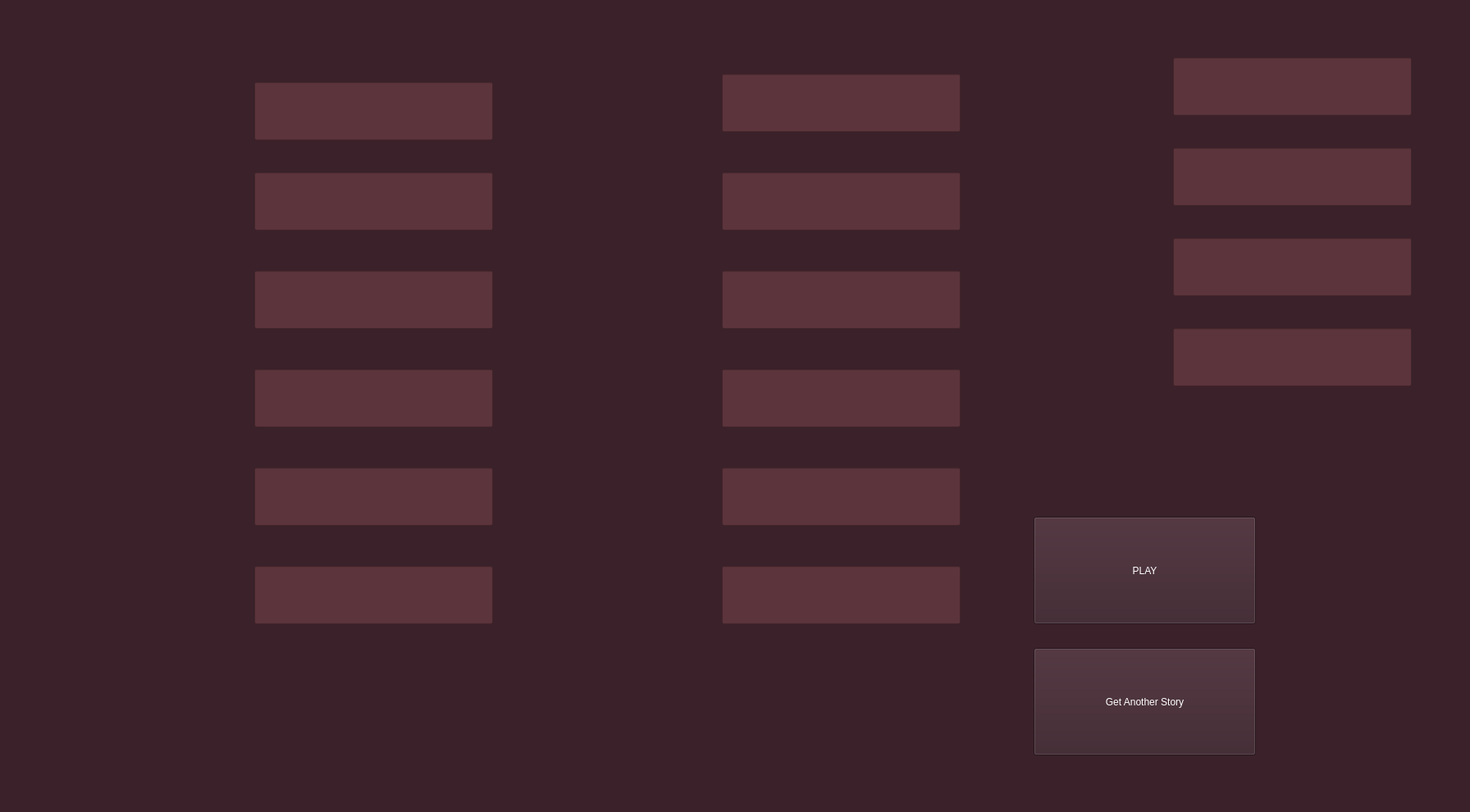
<?xml version="1.0" encoding="UTF-8"?>
<ui version="4.0">
 <class>MainWindow</class>
 <widget class="QMainWindow" name="MainWindow">
  <property name="geometry">
   <rect>
    <x>0</x>
    <y>0</y>
    <width>1792</width>
    <height>990</height>
   </rect>
  </property>
  <property name="windowTitle">
   <string>MainWindow</string>
  </property>
  <property name="styleSheet">
   <string notr="true">background-color: rgb(58, 33, 42);
color: rgb(255, 255, 255);</string>
  </property>
  <widget class="QWidget" name="centralwidget">
   <widget class="QLineEdit" name="submission_1">
    <property name="geometry">
     <rect>
      <x>310</x>
      <y>100</y>
      <width>291</width>
      <height>71</height>
     </rect>
    </property>
    <property name="styleSheet">
     <string notr="true">background-color: rgb(92, 52, 60);
font: 24pt &quot;Avenir Next Condensed&quot;;
</string>
    </property>
    <property name="text">
     <string/>
    </property>
   </widget>
   <widget class="QLabel" name="typeOfWord_1">
    <property name="geometry">
     <rect>
      <x>70</x>
      <y>90</y>
      <width>221</width>
      <height>61</height>
     </rect>
    </property>
    <property name="styleSheet">
     <string notr="true">font: 35pt &quot;Avenir Next Condensed&quot;;
color: rgb(255, 255, 255);</string>
    </property>
    <property name="text">
     <string/>
    </property>
   </widget>
   <widget class="QLineEdit" name="submission_2">
    <property name="geometry">
     <rect>
      <x>310</x>
      <y>210</y>
      <width>291</width>
      <height>71</height>
     </rect>
    </property>
    <property name="styleSheet">
     <string notr="true">background-color: rgb(92, 52, 60);
font: 24pt &quot;Avenir Next Condensed&quot;;
</string>
    </property>
    <property name="text">
     <string/>
    </property>
    <property name="frame">
     <bool>true</bool>
    </property>
   </widget>
   <widget class="QLabel" name="typeOfWord_2">
    <property name="geometry">
     <rect>
      <x>70</x>
      <y>210</y>
      <width>221</width>
      <height>61</height>
     </rect>
    </property>
    <property name="styleSheet">
     <string notr="true">font: 35pt &quot;Avenir Next Condensed&quot;;
color: rgb(255, 255, 255);</string>
    </property>
    <property name="text">
     <string/>
    </property>
   </widget>
   <widget class="QLineEdit" name="submission_3">
    <property name="geometry">
     <rect>
      <x>310</x>
      <y>330</y>
      <width>291</width>
      <height>71</height>
     </rect>
    </property>
    <property name="styleSheet">
     <string notr="true">background-color: rgb(92, 52, 60);
font: 24pt &quot;Avenir Next Condensed&quot;;
border-color: rgb(255, 255, 255);</string>
    </property>
    <property name="text">
     <string/>
    </property>
   </widget>
   <widget class="QLabel" name="typeOfWord_3">
    <property name="geometry">
     <rect>
      <x>70</x>
      <y>330</y>
      <width>221</width>
      <height>61</height>
     </rect>
    </property>
    <property name="styleSheet">
     <string notr="true">font: 35pt &quot;Avenir Next Condensed&quot;;
color: rgb(255, 255, 255);</string>
    </property>
    <property name="text">
     <string/>
    </property>
   </widget>
   <widget class="QLineEdit" name="submission_4">
    <property name="geometry">
     <rect>
      <x>310</x>
      <y>450</y>
      <width>291</width>
      <height>71</height>
     </rect>
    </property>
    <property name="styleSheet">
     <string notr="true">background-color: rgb(92, 52, 60);
font: 24pt &quot;Avenir Next Condensed&quot;;
border-color: rgb(255, 255, 255);</string>
    </property>
    <property name="text">
     <string/>
    </property>
   </widget>
   <widget class="QLabel" name="typeOfWord_4">
    <property name="geometry">
     <rect>
      <x>70</x>
      <y>450</y>
      <width>221</width>
      <height>61</height>
     </rect>
    </property>
    <property name="styleSheet">
     <string notr="true">font: 35pt &quot;Avenir Next Condensed&quot;;
color: rgb(255, 255, 255);</string>
    </property>
    <property name="text">
     <string/>
    </property>
   </widget>
   <widget class="QLineEdit" name="submission_5">
    <property name="geometry">
     <rect>
      <x>310</x>
      <y>570</y>
      <width>291</width>
      <height>71</height>
     </rect>
    </property>
    <property name="styleSheet">
     <string notr="true">background-color: rgb(92, 52, 60);
font: 24pt &quot;Avenir Next Condensed&quot;;
</string>
    </property>
    <property name="text">
     <string/>
    </property>
   </widget>
   <widget class="QLabel" name="typeOfWord_5">
    <property name="geometry">
     <rect>
      <x>70</x>
      <y>570</y>
      <width>221</width>
      <height>61</height>
     </rect>
    </property>
    <property name="styleSheet">
     <string notr="true">font: 35pt &quot;Avenir Next Condensed&quot;;
color: rgb(255, 255, 255);</string>
    </property>
    <property name="text">
     <string/>
    </property>
   </widget>
   <widget class="QLineEdit" name="submission_6">
    <property name="geometry">
     <rect>
      <x>310</x>
      <y>690</y>
      <width>291</width>
      <height>71</height>
     </rect>
    </property>
    <property name="styleSheet">
     <string notr="true">background-color: rgb(92, 52, 60);
font: 24pt &quot;Avenir Next Condensed&quot;;
</string>
    </property>
    <property name="text">
     <string/>
    </property>
   </widget>
   <widget class="QLabel" name="typeOfWord_6">
    <property name="geometry">
     <rect>
      <x>70</x>
      <y>690</y>
      <width>221</width>
      <height>61</height>
     </rect>
    </property>
    <property name="styleSheet">
     <string notr="true">font: 35pt &quot;Avenir Next Condensed&quot;;
color: rgb(255, 255, 255);</string>
    </property>
    <property name="text">
     <string/>
    </property>
   </widget>
   <widget class="QLineEdit" name="submission_7">
    <property name="geometry">
     <rect>
      <x>880</x>
      <y>90</y>
      <width>291</width>
      <height>71</height>
     </rect>
    </property>
    <property name="styleSheet">
     <string notr="true">background-color: rgb(92, 52, 60);
font: 24pt &quot;Avenir Next Condensed&quot;;
</string>
    </property>
    <property name="text">
     <string/>
    </property>
   </widget>
   <widget class="QLabel" name="typeOfWord_7">
    <property name="geometry">
     <rect>
      <x>640</x>
      <y>90</y>
      <width>221</width>
      <height>61</height>
     </rect>
    </property>
    <property name="styleSheet">
     <string notr="true">font: 35pt &quot;Avenir Next Condensed&quot;;
color: rgb(255, 255, 255);</string>
    </property>
    <property name="text">
     <string/>
    </property>
   </widget>
   <widget class="QLineEdit" name="submission_8">
    <property name="geometry">
     <rect>
      <x>880</x>
      <y>210</y>
      <width>291</width>
      <height>71</height>
     </rect>
    </property>
    <property name="styleSheet">
     <string notr="true">background-color: rgb(92, 52, 60);
font: 24pt &quot;Avenir Next Condensed&quot;;
</string>
    </property>
    <property name="text">
     <string/>
    </property>
   </widget>
   <widget class="QLabel" name="typeOfWord_8">
    <property name="geometry">
     <rect>
      <x>640</x>
      <y>210</y>
      <width>221</width>
      <height>61</height>
     </rect>
    </property>
    <property name="styleSheet">
     <string notr="true">font: 35pt &quot;Avenir Next Condensed&quot;;
color: rgb(255, 255, 255);</string>
    </property>
    <property name="text">
     <string/>
    </property>
   </widget>
   <widget class="QLineEdit" name="submission_9">
    <property name="geometry">
     <rect>
      <x>880</x>
      <y>330</y>
      <width>291</width>
      <height>71</height>
     </rect>
    </property>
    <property name="styleSheet">
     <string notr="true">background-color: rgb(92, 52, 60);
font: 24pt &quot;Avenir Next Condensed&quot;;
</string>
    </property>
    <property name="text">
     <string/>
    </property>
   </widget>
   <widget class="QLabel" name="typeOfWord_9">
    <property name="geometry">
     <rect>
      <x>640</x>
      <y>330</y>
      <width>221</width>
      <height>61</height>
     </rect>
    </property>
    <property name="styleSheet">
     <string notr="true">font: 35pt &quot;Avenir Next Condensed&quot;;
color: rgb(255, 255, 255);</string>
    </property>
    <property name="text">
     <string/>
    </property>
   </widget>
   <widget class="QLineEdit" name="submission_10">
    <property name="geometry">
     <rect>
      <x>880</x>
      <y>450</y>
      <width>291</width>
      <height>71</height>
     </rect>
    </property>
    <property name="styleSheet">
     <string notr="true">background-color: rgb(92, 52, 60);
font: 24pt &quot;Avenir Next Condensed&quot;;
</string>
    </property>
    <property name="text">
     <string/>
    </property>
   </widget>
   <widget class="QLabel" name="typeOfWord_10">
    <property name="geometry">
     <rect>
      <x>640</x>
      <y>450</y>
      <width>221</width>
      <height>61</height>
     </rect>
    </property>
    <property name="styleSheet">
     <string notr="true">font: 35pt &quot;Avenir Next Condensed&quot;;
color: rgb(255, 255, 255);</string>
    </property>
    <property name="text">
     <string/>
    </property>
   </widget>
   <widget class="QLineEdit" name="submission_11">
    <property name="geometry">
     <rect>
      <x>880</x>
      <y>570</y>
      <width>291</width>
      <height>71</height>
     </rect>
    </property>
    <property name="styleSheet">
     <string notr="true">background-color: rgb(92, 52, 60);
font: 24pt &quot;Avenir Next Condensed&quot;;
</string>
    </property>
    <property name="text">
     <string/>
    </property>
   </widget>
   <widget class="QLabel" name="typeOfWord_11">
    <property name="geometry">
     <rect>
      <x>640</x>
      <y>570</y>
      <width>221</width>
      <height>61</height>
     </rect>
    </property>
    <property name="styleSheet">
     <string notr="true">font: 35pt &quot;Avenir Next Condensed&quot;;
color: rgb(255, 255, 255);</string>
    </property>
    <property name="text">
     <string/>
    </property>
   </widget>
   <widget class="QLineEdit" name="submission_12">
    <property name="geometry">
     <rect>
      <x>880</x>
      <y>690</y>
      <width>291</width>
      <height>71</height>
     </rect>
    </property>
    <property name="styleSheet">
     <string notr="true">background-color: rgb(92, 52, 60);
font: 24pt &quot;Avenir Next Condensed&quot;;
</string>
    </property>
    <property name="text">
     <string/>
    </property>
   </widget>
   <widget class="QLabel" name="typeOfWord_12">
    <property name="geometry">
     <rect>
      <x>640</x>
      <y>690</y>
      <width>221</width>
      <height>61</height>
     </rect>
    </property>
    <property name="styleSheet">
     <string notr="true">font: 35pt &quot;Avenir Next Condensed&quot;;
color: rgb(255, 255, 255);</string>
    </property>
    <property name="text">
     <string/>
    </property>
   </widget>
   <widget class="QLineEdit" name="submission_13">
    <property name="geometry">
     <rect>
      <x>1430</x>
      <y>70</y>
      <width>291</width>
      <height>71</height>
     </rect>
    </property>
    <property name="styleSheet">
     <string notr="true">background-color: rgb(92, 52, 60);
font: 24pt &quot;Avenir Next Condensed&quot;;
</string>
    </property>
    <property name="text">
     <string/>
    </property>
   </widget>
   <widget class="QLabel" name="typeOfWord_13">
    <property name="geometry">
     <rect>
      <x>1190</x>
      <y>70</y>
      <width>221</width>
      <height>61</height>
     </rect>
    </property>
    <property name="styleSheet">
     <string notr="true">font: 35pt &quot;Avenir Next Condensed&quot;;
color: rgb(255, 255, 255);</string>
    </property>
    <property name="text">
     <string/>
    </property>
   </widget>
   <widget class="QLineEdit" name="submission_14">
    <property name="geometry">
     <rect>
      <x>1430</x>
      <y>180</y>
      <width>291</width>
      <height>71</height>
     </rect>
    </property>
    <property name="styleSheet">
     <string notr="true">background-color: rgb(92, 52, 60);
font: 24pt &quot;Avenir Next Condensed&quot;;
</string>
    </property>
    <property name="text">
     <string/>
    </property>
   </widget>
   <widget class="QLabel" name="typeOfWord_14">
    <property name="geometry">
     <rect>
      <x>1190</x>
      <y>180</y>
      <width>221</width>
      <height>61</height>
     </rect>
    </property>
    <property name="styleSheet">
     <string notr="true">font: 35pt &quot;Avenir Next Condensed&quot;;
color: rgb(255, 255, 255);</string>
    </property>
    <property name="text">
     <string/>
    </property>
   </widget>
   <widget class="QLineEdit" name="submission_15">
    <property name="geometry">
     <rect>
      <x>1430</x>
      <y>290</y>
      <width>291</width>
      <height>71</height>
     </rect>
    </property>
    <property name="styleSheet">
     <string notr="true">background-color: rgb(92, 52, 60);
font: 24pt &quot;Avenir Next Condensed&quot;;
</string>
    </property>
    <property name="text">
     <string/>
    </property>
   </widget>
   <widget class="QLabel" name="typeOfWord_15">
    <property name="geometry">
     <rect>
      <x>1190</x>
      <y>290</y>
      <width>221</width>
      <height>61</height>
     </rect>
    </property>
    <property name="styleSheet">
     <string notr="true">font: 35pt &quot;Avenir Next Condensed&quot;;
color: rgb(255, 255, 255);</string>
    </property>
    <property name="text">
     <string/>
    </property>
   </widget>
   <widget class="QPushButton" name="playStory">
    <property name="geometry">
     <rect>
      <x>1260</x>
      <y>630</y>
      <width>271</width>
      <height>131</height>
     </rect>
    </property>
    <property name="styleSheet">
     <string notr="true">font: 60pt &quot;Avenir Next Condensed&quot;;</string>
    </property>
    <property name="text">
     <string>PLAY</string>
    </property>
   </widget>
   <widget class="QLineEdit" name="submission_16">
    <property name="geometry">
     <rect>
      <x>1430</x>
      <y>400</y>
      <width>291</width>
      <height>71</height>
     </rect>
    </property>
    <property name="styleSheet">
     <string notr="true">background-color: rgb(92, 52, 60);
font: 24pt &quot;Avenir Next Condensed&quot;;
</string>
    </property>
    <property name="text">
     <string/>
    </property>
   </widget>
   <widget class="QLabel" name="typeOfWord_16">
    <property name="geometry">
     <rect>
      <x>1190</x>
      <y>400</y>
      <width>221</width>
      <height>61</height>
     </rect>
    </property>
    <property name="styleSheet">
     <string notr="true">font: 35pt &quot;Avenir Next Condensed&quot;;
color: rgb(255, 255, 255);</string>
    </property>
    <property name="text">
     <string/>
    </property>
   </widget>
   <widget class="QPushButton" name="anotherOne">
    <property name="geometry">
     <rect>
      <x>1260</x>
      <y>790</y>
      <width>271</width>
      <height>131</height>
     </rect>
    </property>
    <property name="styleSheet">
     <string notr="true">font: 34pt &quot;Avenir Next Condensed&quot;;</string>
    </property>
    <property name="text">
     <string>Get Another Story</string>
    </property>
   </widget>
   <widget class="QLabel" name="typeOfWord_17">
    <property name="geometry">
     <rect>
      <x>1840</x>
      <y>590</y>
      <width>221</width>
      <height>61</height>
     </rect>
    </property>
    <property name="styleSheet">
     <string notr="true">font: 35pt &quot;Avenir Next Condensed&quot;;
color: rgb(255, 255, 255);</string>
    </property>
    <property name="text">
     <string/>
    </property>
   </widget>
   <widget class="QLineEdit" name="submission_17">
    <property name="geometry">
     <rect>
      <x>2080</x>
      <y>600</y>
      <width>291</width>
      <height>71</height>
     </rect>
    </property>
    <property name="styleSheet">
     <string notr="true">background-color: rgb(92, 52, 60);
font: 24pt &quot;Avenir Next Condensed&quot;;
</string>
    </property>
    <property name="text">
     <string/>
    </property>
   </widget>
   <widget class="QLabel" name="typeOfWord_18">
    <property name="geometry">
     <rect>
      <x>1840</x>
      <y>590</y>
      <width>221</width>
      <height>61</height>
     </rect>
    </property>
    <property name="styleSheet">
     <string notr="true">font: 35pt &quot;Avenir Next Condensed&quot;;
color: rgb(255, 255, 255);</string>
    </property>
    <property name="text">
     <string/>
    </property>
   </widget>
   <widget class="QLineEdit" name="submission_18">
    <property name="geometry">
     <rect>
      <x>2080</x>
      <y>600</y>
      <width>291</width>
      <height>71</height>
     </rect>
    </property>
    <property name="styleSheet">
     <string notr="true">background-color: rgb(92, 52, 60);
font: 24pt &quot;Avenir Next Condensed&quot;;
</string>
    </property>
    <property name="text">
     <string/>
    </property>
   </widget>
   <widget class="QLabel" name="typeOfWord_19">
    <property name="geometry">
     <rect>
      <x>1840</x>
      <y>590</y>
      <width>221</width>
      <height>61</height>
     </rect>
    </property>
    <property name="styleSheet">
     <string notr="true">font: 35pt &quot;Avenir Next Condensed&quot;;
color: rgb(255, 255, 255);</string>
    </property>
    <property name="text">
     <string/>
    </property>
   </widget>
   <widget class="QLineEdit" name="submission_19">
    <property name="geometry">
     <rect>
      <x>2080</x>
      <y>600</y>
      <width>291</width>
      <height>71</height>
     </rect>
    </property>
    <property name="styleSheet">
     <string notr="true">background-color: rgb(92, 52, 60);
font: 24pt &quot;Avenir Next Condensed&quot;;
</string>
    </property>
    <property name="text">
     <string/>
    </property>
   </widget>
   <widget class="QLabel" name="typeOfWord_20">
    <property name="geometry">
     <rect>
      <x>1840</x>
      <y>590</y>
      <width>221</width>
      <height>61</height>
     </rect>
    </property>
    <property name="styleSheet">
     <string notr="true">font: 35pt &quot;Avenir Next Condensed&quot;;
color: rgb(255, 255, 255);</string>
    </property>
    <property name="text">
     <string/>
    </property>
   </widget>
   <widget class="QLineEdit" name="submission_20">
    <property name="geometry">
     <rect>
      <x>2080</x>
      <y>600</y>
      <width>291</width>
      <height>71</height>
     </rect>
    </property>
    <property name="styleSheet">
     <string notr="true">background-color: rgb(92, 52, 60);
font: 24pt &quot;Avenir Next Condensed&quot;;
</string>
    </property>
    <property name="text">
     <string/>
    </property>
   </widget>
   <widget class="QLabel" name="typeOfWord_21">
    <property name="geometry">
     <rect>
      <x>1840</x>
      <y>590</y>
      <width>221</width>
      <height>61</height>
     </rect>
    </property>
    <property name="styleSheet">
     <string notr="true">font: 35pt &quot;Avenir Next Condensed&quot;;
color: rgb(255, 255, 255);</string>
    </property>
    <property name="text">
     <string/>
    </property>
   </widget>
   <widget class="QLineEdit" name="submission_21">
    <property name="geometry">
     <rect>
      <x>2080</x>
      <y>600</y>
      <width>291</width>
      <height>71</height>
     </rect>
    </property>
    <property name="styleSheet">
     <string notr="true">background-color: rgb(92, 52, 60);
font: 24pt &quot;Avenir Next Condensed&quot;;
</string>
    </property>
    <property name="text">
     <string/>
    </property>
   </widget>
   <widget class="QLabel" name="typeOfWord_22">
    <property name="geometry">
     <rect>
      <x>1840</x>
      <y>590</y>
      <width>221</width>
      <height>61</height>
     </rect>
    </property>
    <property name="styleSheet">
     <string notr="true">font: 35pt &quot;Avenir Next Condensed&quot;;
color: rgb(255, 255, 255);</string>
    </property>
    <property name="text">
     <string/>
    </property>
   </widget>
   <widget class="QLineEdit" name="submission_22">
    <property name="geometry">
     <rect>
      <x>2080</x>
      <y>600</y>
      <width>291</width>
      <height>71</height>
     </rect>
    </property>
    <property name="styleSheet">
     <string notr="true">background-color: rgb(92, 52, 60);
font: 24pt &quot;Avenir Next Condensed&quot;;
</string>
    </property>
    <property name="text">
     <string/>
    </property>
   </widget>
  </widget>
  <widget class="QMenuBar" name="menubar">
   <property name="geometry">
    <rect>
     <x>0</x>
     <y>0</y>
     <width>1792</width>
     <height>24</height>
    </rect>
   </property>
  </widget>
  <widget class="QStatusBar" name="statusbar"/>
 </widget>
 <resources/>
 <connections/>
</ui>
